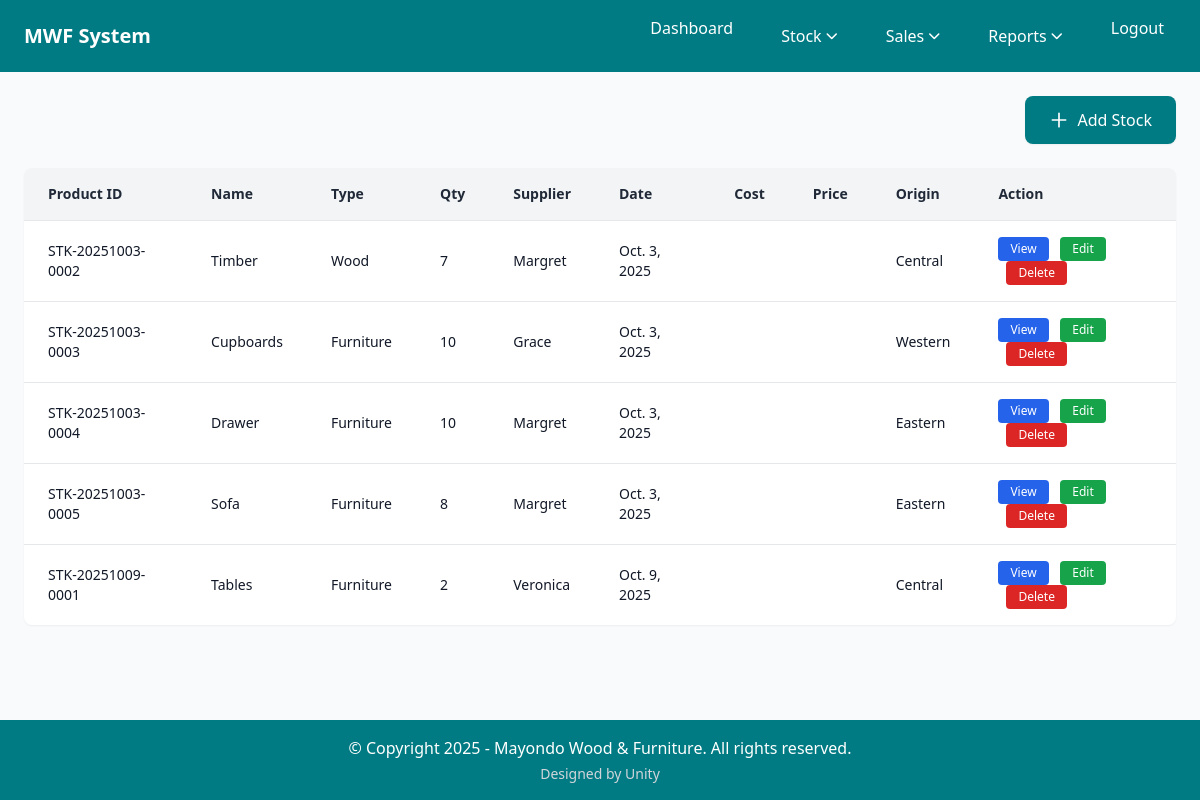
The app's page /stockRecord/ (signed in), older data.
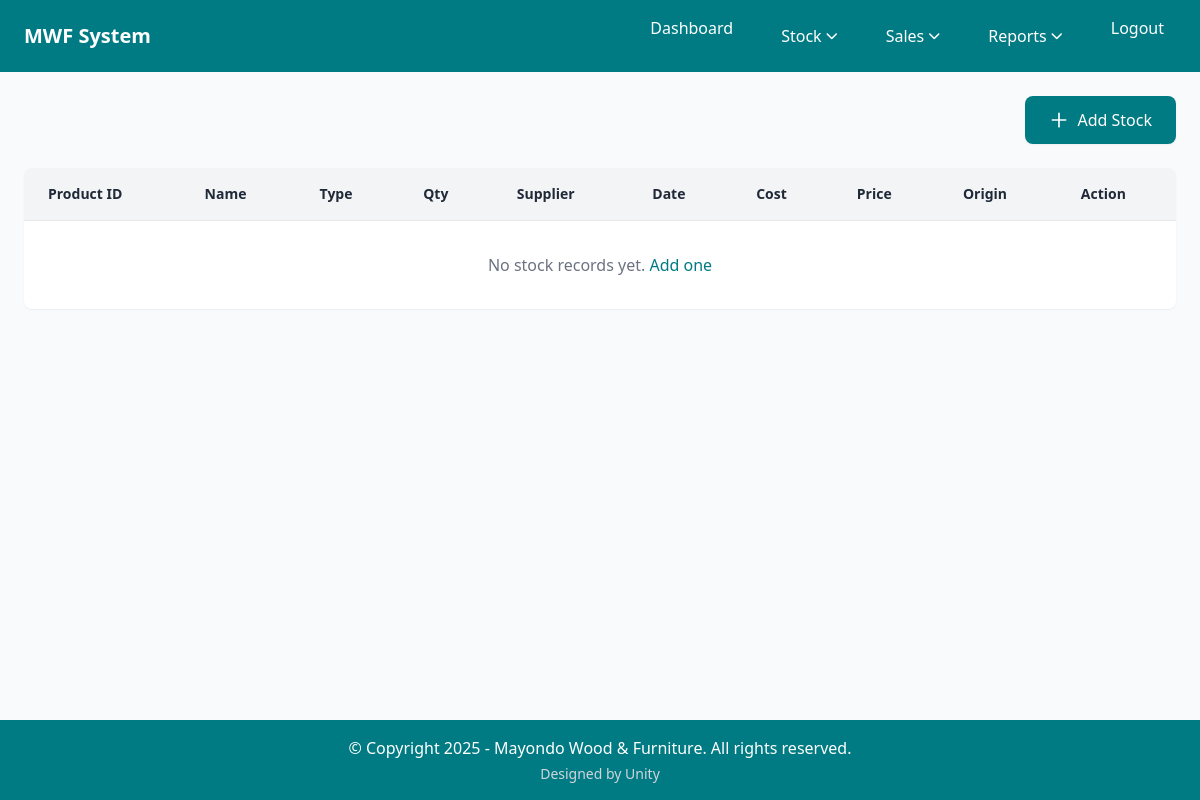
The same page, newer data.
### home/models.py (models this page shows, shortened)
class Stock(models.Model):
    CUSTOMER_CHOICES = [('Timber', 'Timber'), ('Sofa', 'Sofa'),('Tables','Tables'),('Cupboards','Cupboards'),('Drawer','Drawer'),('Poles','Poles')]
    PRODUCT_TYPE_CHOICES = [('Wood', 'Wood'), ('Furniture', 'Furniture')]
    ORIGIN_CHOICES = [('Western', 'Western'), ('Central', 'Central'), ('Eastern', 'Eastern')]
    SUPPLIER_CHOICES = [
        ('Mbawo Timberworks', 'Mbawo Timberworks'),
        ('Rosewood Timbers', 'Rosewood Timbers'),
        ('Muto Timber Suppliers', 'Muto Timber Suppliers'),
        ('Matongo WoodWorks', 'Matongo WoodWorks'),
    ]
    product_id = models.CharField(max_length=50, blank=True, unique=True)  # Auto-generated unique identifier
    date = models.DateField()  # Date when item was added to inventory
    product_name = models.CharField(max_length=100, choices=CUSTOMER_CHOICES,
                                   help_text="Select the product category",
                                   default='Timber')  # Product category
    product_type = models.CharField(max_length=20, choices=PRODUCT_TYPE_CHOICES,
                                   help_text="Select the product type",
                                   default='Furniture')  # Specific type within category
    product_ref = models.ForeignKey(Product, on_delete=models.PROTECT, null=True, blank=True,
                                   help_text="Auto-populated from product details")
    quantity = models.IntegerField()  # Number of items available
    supplier_name = models.CharField(max_length=100, choices=SUPPLIER_CHOICES)  # Who supplied this product
    unit_cost = models.DecimalField(max_digits=10, decimal_places=2, default=0.00,
                                   help_text="Cost per unit item in dollars")
    total_cost = models.DecimalField(max_digits=12, decimal_places=2, default=0.00,
                                    help_text="Automatically calculated from quantity × unit cost")
    origin = models.CharField(max_length=20, choices=ORIGIN_CHOICES)  # Where the product came from

### home/views.py (the view)
# urls.py: path('stockRecord/', stockRecord, name='stockRecord'), # View all stock
@login_required
@user_passes_test(is_employee_or_manager)
def stockRecord(request):
    all_Stocks = Stock.objects.all()
    context = {
        "Stocks" : all_Stocks
    }
    return render(request, 'stock.html', context)

### home/context_processors.py (called while the page is built)
def user_roles(request):
    context = {
        'is_manager': False,
        'is_employee': False,
    }
    if request.user.is_authenticated:
        context['is_manager'] = request.user.groups.filter(name="Manager").exists()
        context['is_employee'] = request.user.groups.filter(name="Employee").exists()
    return context

### home/views.py (called while the page is built)
def is_employee_or_manager(user):
    return user.is_authenticated and user.groups.filter(name__in=['Manager', 'Employee']).exists()

### home/templates/stock.html (shortened to what this page needs)
{% extends 'base.html' %}
{% block content %}
      <div class="flex justify-end mb-6">
        <a href="/addStock/" class="inline-flex items-center px-6 py-3 bg-cordes-dark text-white font-medium rounded-lg hover:bg-cordes-blue transition-colors duration-300 shadow-sm">
          <svg class="w-5 h-5 mr-2" fill="none" stroke="currentColor" viewBox="0 0 24 24">
            <path stroke-linecap="round" stroke-linejoin="round" stroke-width="2" d="M12 4v16m8-8H4"></path>
          </svg>
          Add Stock
        </a>
      </div>
      <section class="bg-white rounded-lg shadow-sm overflow-hidden">
        <table class="w-full border-collapse">
        <thead class="bg-gray-100">
          <tr>
            <th class="px-6 py-4 text-left text-sm font-semibold text-gray-800 border-b border-gray-200">Product ID</th>
            <th class="px-6 py-4 text-left text-sm font-semibold text-gray-800 border-b border-gray-200">Name</th>
            <th class="px-6 py-4 text-left text-sm font-semibold text-gray-800 border-b border-gray-200">Type</th>
            <th class="px-6 py-4 text-left text-sm font-semibold text-gray-800 border-b border-gray-200">Qty</th>
            <th class="px-6 py-4 text-left text-sm font-semibold text-gray-800 border-b border-gray-200">Supplier</th>
            <th class="px-6 py-4 text-left text-sm font-semibold text-gray-800 border-b border-gray-200">Date</th>
            <th class="px-6 py-4 text-left text-sm font-semibold text-gray-800 border-b border-gray-200">Cost</th>
            <th class="px-6 py-4 text-left text-sm font-semibold text-gray-800 border-b border-gray-200">Price</th>
            <th class="px-6 py-4 text-left text-sm font-semibold text-gray-800 border-b border-gray-200">Origin</th>
            <th class="px-6 py-4 text-left text-sm font-semibold text-gray-800 border-b border-gray-200">Action</th>
          </tr>
        </thead>
        <tbody class="divide-y divide-gray-200">
          {% for item in Stocks %}
          <tr class="hover:bg-gray-50 transition-colors duration-150">
            <td class="px-6 py-4 text-sm text-gray-900">{{ item.product_id }}</td>
            <td class="px-6 py-4 text-sm text-gray-900">{{ item.product_name }}</td>
            <td class="px-6 py-4 text-sm text-gray-900">{{ item.product_type }}</td>
            <td class="px-6 py-4 text-sm text-gray-900">{{ item.quantity }}</td>
            <td class="px-6 py-4 text-sm text-gray-900">{{ item.supplier_name }}</td>
            <td class="px-6 py-4 text-sm text-gray-900">{{ item.date }}</td>
            <td class="px-6 py-4 text-sm text-gray-900">{{ item.cost }}</td>
            <td class="px-6 py-4 text-sm text-gray-900">{{ item.price }}</td>
            <td class="px-6 py-4 text-sm text-gray-900">{{ item.origin }}</td>
            <td class="px-6 py-4 text-sm space-x-2">
              <a href="/viewStock/{{ item.id }}/" class="inline-block px-3 py-1 bg-blue-600 text-white text-xs rounded hover:bg-blue-700 transition-colors">View</a>
              <a href="/editStock/{{ item.id }}/" class="inline-block px-3 py-1 bg-green-600 text-white text-xs rounded hover:bg-green-700 transition-colors">Edit</a>
              <button onclick="openDeleteModal('{{ item.id }}', '{{ item.product_name }}', '{{ item.product_id }}')" class="px-3 py-1 bg-red-600 text-white text-xs rounded hover:bg-red-700 transition-colors">Delete</button>
            </td>
          </tr>
          {% empty %}
          <tr>
            <td colspan="10" class="px-6 py-8 text-center text-gray-500">No stock records yet. <a href="/addStock/" class="text-cordes-dark hover:underline">Add one</a></td>
          </tr>
          {% endfor %}
        </tbody>
      </table>
    </section>
{% endblock %}

Row changes from the older to the newer data that the page shows:
removed Stock: product_id "STK-20251003-0002", product_name "Timber", product_type "Wood", quantity "7", supplier_name "Margret", date "Oct. 3, 2025", origin "Central"
removed Stock: product_id "STK-20251003-0003", product_name "Cupboards", product_type "Furniture", quantity "10", supplier_name "Grace", date "Oct. 3, 2025", origin "Western"
removed Stock: product_id "STK-20251003-0004", product_name "Drawer", product_type "Furniture", quantity "10", supplier_name "Margret", date "Oct. 3, 2025", origin "Eastern"
removed Stock: product_id "STK-20251003-0005", product_name "Sofa", product_type "Furniture", quantity "8", supplier_name "Margret", date "Oct. 3, 2025", origin "Eastern"
removed Stock: product_id "STK-20251009-0001", product_name "Tables", product_type "Furniture", quantity "2", supplier_name "Veronica", date "Oct. 9, 2025", origin "Central"
Text that changed along with them:
text now shown: "No stock records yet. Add one"
